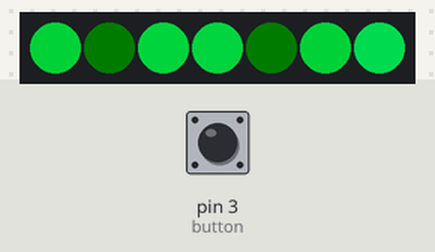
The sketch below on a simulated Arduino Uno, built with avr-gcc and run on an emulated ATmega328P. On the bench: 7 RGB LEDs in strip order, left to right. The test bench sets the inputs (shaded band); at power-on: pin 3 (button) HIGH. Dim RGB values are drawn brighter than linear; random numbers use the default seed unless the sketch sets one.

Above: at 1.2 s.
1.3 s: pin 3 (button) pulled LOW for 1 s
At 1.95 s:
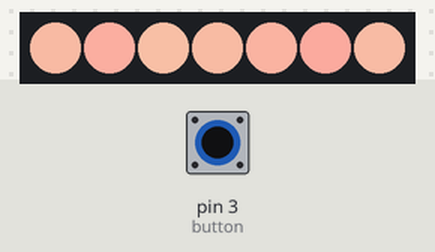
2.9 s: pin 3 (button) pulled LOW for 3.2 s
At 3.45 s:
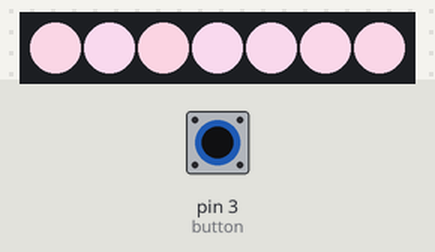
6.7 s: pin 3 (button) pulled LOW for 0.15 s
At 7.05 s:
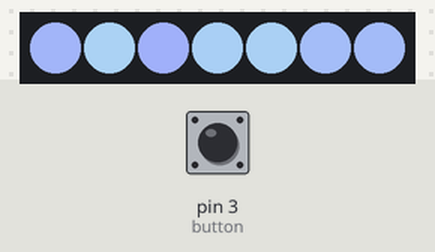
7.4 s: pin 3 (button) pulled LOW for 1 s
At 8.25 s:
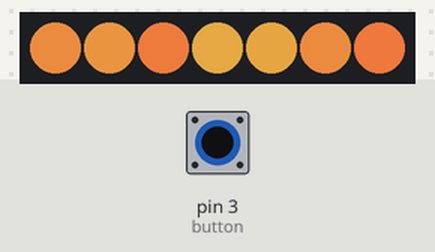
9.0 s: pin 3 (button) pulled LOW for 3.2 s
At 9.75 s:
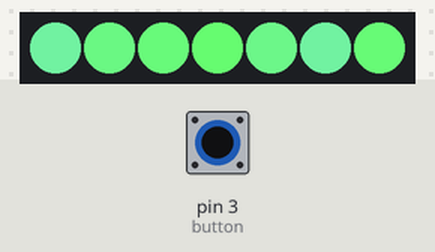
12.8 s: pin 3 (button) pulled LOW for 0.15 s
At 13.36 s:
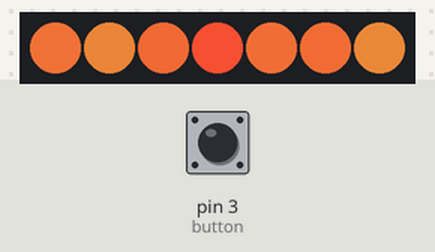
Timing chart, 0 to 17.4 s (numbered marks = the images above; inputs shaded):
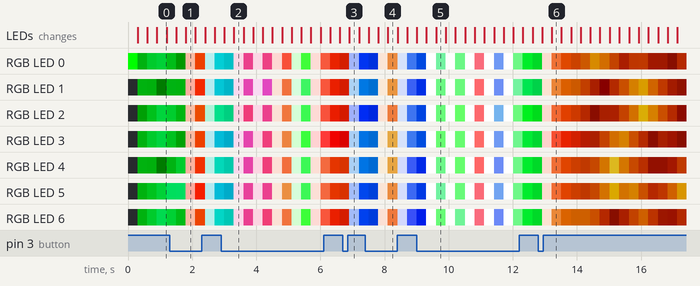

The sketch:

staffOfFireC.ino
```cpp
#include <Adafruit_NeoPixel.h>
#define NUMPIXELS 7 // Number of LEDs in strip
//#include <avr/power.h> // Comment out this line for non-AVR boards (Arduino Due, etc.)

#define PIN 6
const int button=3; //pin for button

// Trigger Parameters
double long blist=0; //tap blacklist.
const double long blistdur=300; //tap blacklist duration, debounces.
double long wlist=0; //tap whitelist
const double long wlistdur=1000; //tap whitelist duration, for 2nd tap detection
int presses=0; //how many taps detected
double long nowtime=0; //millis at start of cycle, to maintain sync
bool trigger=0; //trigger flag

//flame Parameters
int flameOR = 0; //flame temperature override value
const int flamestep=3; //size of a step
const double long updelay=5; //delay between flame updates
double long nextud=0; //last update tracker
const int dthreshL=0; //dim lower threshold
const int dthreshH=699; //dim upper threshold
const int flashthreshL=700; //flash lower threshold
const int flashthreshH=1000; //flash upper threshold
int curCol[]={0,255,0}; //return array for HSV2RGB
int fdir[]= {1,1,1,1,1,1,1}; //flame travel direction.
int basecol[]= {255,255,255,255,255,255,255};//individual flame base colour
int globalcol=255; //global colour selector
int indheat[]={0,0,0,0,0,0,0}; //individual flame temperature

Adafruit_NeoPixel strip = Adafruit_NeoPixel(NUMPIXELS, PIN, NEO_GRB + NEO_KHZ800);

void setup() {
  pinMode(button, INPUT_PULLUP);
  strip.begin();
  strip.setPixelColor(0,0,255,0);
  strip.show(); // Initialize all pixels to 'off'
  randomSeed(analogRead(0));
//  Serial.begin(9600);
}


void loop() {
  nowtime=millis();
  buttonDetection();
  flames();
}

void flames() {
  if (trigger) {
    flameOR=1000; //override flame heat values
    trigger=0; //reset trigger to off
    globalcol=random(0,768); //choose new flame base colour
    for (int i=0;i<7;i++) {
      basecol[i]=globalcol;
      indheat[i]=random(25,500);
      if (random(0,100)<50) {
        fdir[i]=1;
      } else {
        fdir[i]=-1;
      }
    }
  }

  if (nowtime>nextud) {
    bool keepresult = 1; //whether to keep the following calcs
    int finalheat=0; //heat value to actually use, calculated later
    nextud=nextud+updelay; //generate next update time

    for (int i=0;i<7;i++) {
      int h1=basecol[i]; //hsv holders
      int s1=0;
      int b1=255;
      if (flameOR>indheat[i]) { //check for flame heat override
        keepresult=0; //don't keep these values in indheat[]
        finalheat=flameOR;
      } else {
        finalheat=indheat[i];
      }
      if (finalheat<=dthreshH) {//dimming detection
        b1=map(finalheat, dthreshL, dthreshH, 0,255);

      }
      if (finalheat>=flashthreshL){
        s1=map(finalheat, flashthreshL, flashthreshH, 0,255);
      }
      h1=h1+map(indheat[i], 0, flashthreshH,0,128);
      if (h1>767) {
        h1=h1-767;
      }
      if (h1<0) {
        h1=h1+767;
      }
      if (s1>255) {
        s1=255;
      }
      if (s1<0) {
        s1=0;
      }
      if (b1>255) {
        b1=255;
      }
      if (b1<0) {
        b1=0;
      }
      //convert HSV 2 RGB and send to LEDs

      hsb2rgb(h1, 255-s1, b1);
      strip.setPixelColor(i, curCol[0], curCol[1],curCol[2]);
      finalheat=finalheat+(fdir[i]*flamestep);
      if (random(0,200)==70) {
        fdir[i]=fdir[i]*(-1);
      }
      if (finalheat<0) { //check heat isn't below 0
        finalheat=0;     //and clamp & reverse if so
        fdir[i]=1;
      }
      if (finalheat>flashthreshH) { //check heat isn't above max
        finalheat=flashthreshH;     // and clamp & reverse if so
        fdir[i]=-1;
      }
      if (keepresult) {
        indheat[i]=finalheat; //if not overridden heat, save calc result
      }
      if (indheat[i]>flashthreshL) {
        if (random(0,100)<10) {
          fdir[i]=-1;
        }
      }


      }
      flameOR=flameOR-3;
      if (flameOR<0) {
        flameOR=0;
    //end of per flame loop
    }


    strip.show();
    //end of timed update loop
  }


// demo stuff,testing button
//    int r=random(0,256);
//    int g=random(0,256);
//    int b=random(0,256);
//    for (int i=0;i<NUMPIXELS;i++) {
//      strip.setPixelColor(i,r,g,b);
//    }
//    strip.show();

}

void buttonDetection() {
  bool bpress=0;
  if (digitalRead(button)==LOW) {
    bpress=1;
  }
  if ((nowtime>blist) && bpress) {

    if (nowtime<wlist) {
      presses=2;
      wlist=nowtime;
    } else {
      presses=1;
      wlist=nowtime+wlistdur;
    }
    blist=nowtime+blistdur;

    //Serial.print("tap");

  }

  if ((presses==2)) { //double tap detected
    trigger=1;
    //Serial.println(presses);
    presses=0;
  }

  if (nowtime>wlist) {
    presses=0; //if no second tap occurs in time, set presses to 0
  }
}
/******************************************************************************
 * accepts hue, saturation and brightness values and outputs three 8-bit color
 * values in an array (color[])
 *
 * saturation (sat) and brightness (bright) are 8-bit values.
 *
 * hue (index) is a value between 0 and 767. hue values out of range are
 * rendered as 0.
 *
 *****************************************************************************/
void hsb2rgb(uint16_t index, uint8_t sat, uint8_t bright)
{
  uint16_t r_temp, g_temp, b_temp;
  uint8_t index_mod;
  uint8_t inverse_sat = (sat ^ 255);

  index = index % 768;
  index_mod = index % 256;

  if (index < 256)
  {
    r_temp = index_mod ^ 255;
    g_temp = index_mod;
    b_temp = 0;
  }

  else if (index < 512)
  {
    r_temp = 0;
    g_temp = index_mod ^ 255;
    b_temp = index_mod;
  }

  else if ( index < 768)
  {
    r_temp = index_mod;
    g_temp = 0;
    b_temp = index_mod ^ 255;
  }

  else
  {
    r_temp = 0;
    g_temp = 0;
    b_temp = 0;
  }

  r_temp = ((r_temp * sat) / 255) + inverse_sat;
  g_temp = ((g_temp * sat) / 255) + inverse_sat;
  b_temp = ((b_temp * sat) / 255) + inverse_sat;

  r_temp = (r_temp * bright) / 255;
  g_temp = (g_temp * bright) / 255;
  b_temp = (b_temp * bright) / 255;

  curCol[0]  = (uint8_t)r_temp;
  curCol[1]  = (uint8_t)g_temp;
  curCol[2] = (uint8_t)b_temp;
  //return(color);
}
```
